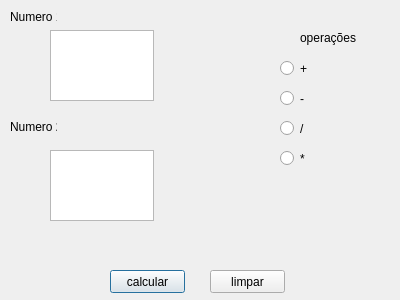
<?xml version="1.0" encoding="UTF-8"?>
<ui version="4.0">
 <class>Dialog</class>
 <widget class="QDialog" name="Dialog">
  <property name="geometry">
   <rect>
    <x>0</x>
    <y>0</y>
    <width>400</width>
    <height>300</height>
   </rect>
  </property>
  <property name="windowTitle">
   <string>Dialog</string>
  </property>
  <widget class="QRadioButton" name="rdbSoma">
   <property name="geometry">
    <rect>
     <x>280</x>
     <y>60</y>
     <width>82</width>
     <height>17</height>
    </rect>
   </property>
   <property name="text">
    <string>+</string>
   </property>
  </widget>
  <widget class="QLabel" name="label">
   <property name="geometry">
    <rect>
     <x>10</x>
     <y>10</y>
     <width>47</width>
     <height>13</height>
    </rect>
   </property>
   <property name="text">
    <string>Numero 1</string>
   </property>
  </widget>
  <widget class="QTextEdit" name="inputNum1">
   <property name="geometry">
    <rect>
     <x>50</x>
     <y>30</y>
     <width>104</width>
     <height>71</height>
    </rect>
   </property>
  </widget>
  <widget class="QPushButton" name="btnCalc">
   <property name="geometry">
    <rect>
     <x>110</x>
     <y>270</y>
     <width>75</width>
     <height>23</height>
    </rect>
   </property>
   <property name="text">
    <string>calcular</string>
   </property>
  </widget>
  <widget class="QLabel" name="label_2">
   <property name="geometry">
    <rect>
     <x>10</x>
     <y>120</y>
     <width>47</width>
     <height>13</height>
    </rect>
   </property>
   <property name="text">
    <string>Numero 2</string>
   </property>
  </widget>
  <widget class="QTextEdit" name="inputNum2">
   <property name="geometry">
    <rect>
     <x>50</x>
     <y>150</y>
     <width>104</width>
     <height>71</height>
    </rect>
   </property>
  </widget>
  <widget class="QRadioButton" name="rdbSubtrai">
   <property name="geometry">
    <rect>
     <x>280</x>
     <y>90</y>
     <width>82</width>
     <height>17</height>
    </rect>
   </property>
   <property name="text">
    <string>-</string>
   </property>
  </widget>
  <widget class="QRadioButton" name="rdbDivide">
   <property name="geometry">
    <rect>
     <x>280</x>
     <y>120</y>
     <width>82</width>
     <height>17</height>
    </rect>
   </property>
   <property name="text">
    <string>/</string>
   </property>
  </widget>
  <widget class="QRadioButton" name="rdbMultiplica">
   <property name="geometry">
    <rect>
     <x>280</x>
     <y>150</y>
     <width>82</width>
     <height>17</height>
    </rect>
   </property>
   <property name="text">
    <string>*</string>
   </property>
  </widget>
  <widget class="QPushButton" name="btnLimp">
   <property name="geometry">
    <rect>
     <x>210</x>
     <y>270</y>
     <width>75</width>
     <height>23</height>
    </rect>
   </property>
   <property name="text">
    <string>limpar</string>
   </property>
  </widget>
  <widget class="QLabel" name="label_3">
   <property name="geometry">
    <rect>
     <x>300</x>
     <y>30</y>
     <width>61</width>
     <height>16</height>
    </rect>
   </property>
   <property name="text">
    <string>operações</string>
   </property>
  </widget>
 </widget>
 <resources/>
 <connections/>
</ui>
